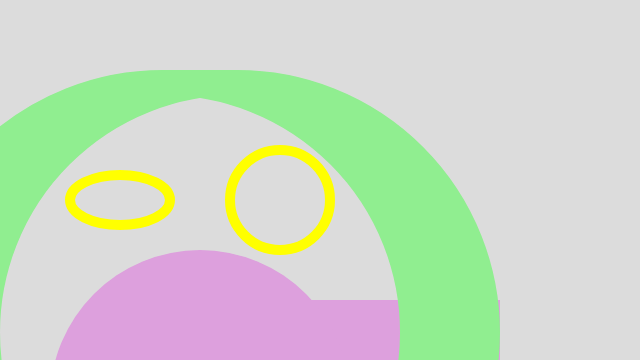
Frame 1 (no input)
Frame 60 (no input): identical to frame 1, image omitted
Frame 120 (the mouse pressed at the canvas centre since frame 60): identical to frame 1, image omitted

The p5.js sketch that drew this single still picture (run headless with seeded random() and noise() and a simulated clock; from frame 60 on, the mouse is pressed at the canvas centre):

// p5.js sketch
// ── sketch.js
/*
    Self Portrait
    v 2
    by Owen
    mmp 210 example week 3
    adding variables
*/

function setup() {
    createCanvas(640, 360);
}

function draw() {
    background(220);
    
    var headPosition = 300;
    var headWidth = 200;
    var eyesY = 200;
    
    var skinColor = 'plum';
    var hairColor = 'lightgreen';
    var eyeColor = 'yellow';
    
    // head
    fill(skinColor);
    noStroke();
    rect(headPosition, headPosition, headWidth, 250);
    
    // hair
    noFill();
    stroke(hairColor);
    strokeWeight(500);
    rect(150, 320, headWidth / 2, 25, 100);
    
    // eyes
    noFill();
    stroke(eyeColor);
    strokeWeight(10);
    ellipse(280, eyesY, 100);
    ellipse(120, eyesY, 100, 50);
   
    // body
    noStroke();
    fill(skinColor);
    ellipse(200, 400, 300);
}
